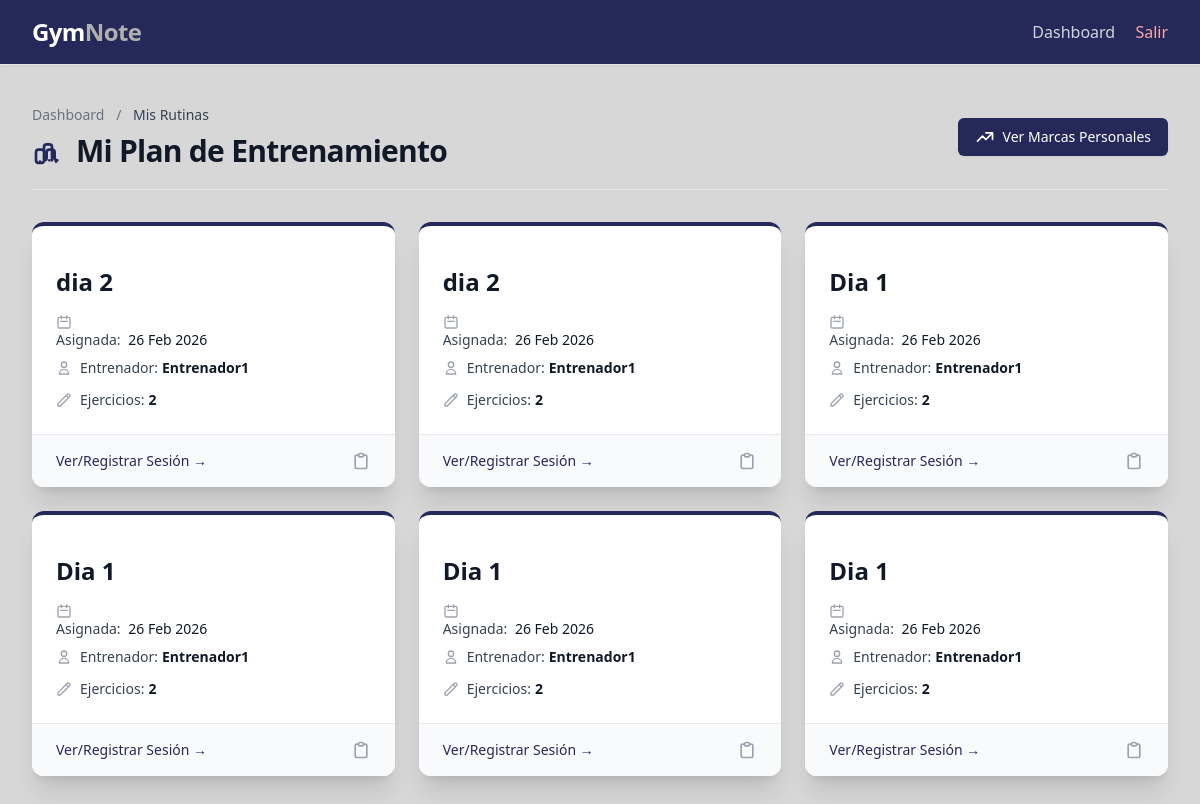
Page /mis-rutinas/ (signed in) on the earlier database version.
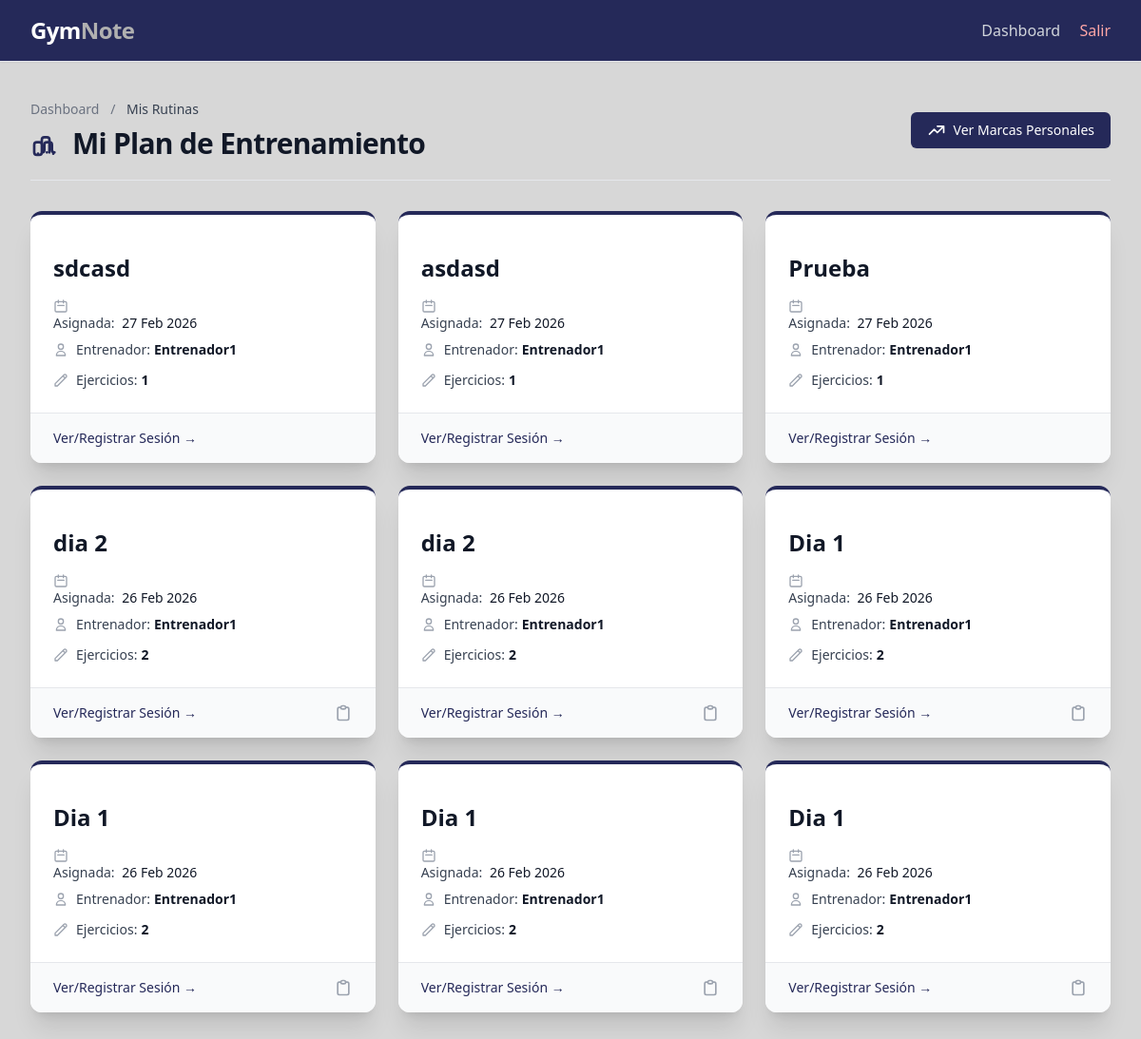
Same page on the later database version.
### core/models.py (models this page shows, shortened)
class Entrenamiento(models.Model):
    entrenador = models.ForeignKey(
        PerfilUsuario,
        on_delete=models.CASCADE,
        limit_choices_to={'tipo': 'entrenador'},  # Restringe la selección a usuarios con rol de entrenador.
        related_name='entrenamientos_creados'
    )
    atleta = models.ForeignKey(
        PerfilUsuario,
        on_delete=models.CASCADE,
        limit_choices_to={'tipo': 'atleta'},  # Restringe la selección a usuarios con rol de atleta.
        related_name='entrenamientos'
    )
    mesociclo = models.ForeignKey(
        Mesociclo,
        on_delete=models.SET_NULL,
        null=True,
        blank=True,
        related_name='entrenamientos',
        help_text="Bloque al que pertenece este entreno"
    )
    nombre = models.CharField(max_length=150, help_text="Nombre de la sesión (ej: Torso A)")
    notas = models.TextField(blank=True, help_text="Notas o comentarios del entrenamiento")
    semana = models.PositiveIntegerField(
        default=1,
        help_text="Número de semana dentro del mesociclo"
    )
    dia_orden = models.PositiveIntegerField(
        default=1,
        help_text="Orden de la sesión en la semana (1, 2, 3...)"
    )
    created_at = models.DateTimeField(auto_now_add=True)
    updated_at = models.DateTimeField(auto_now=True)
    class Meta:
        verbose_name = "Entrenamiento"
        verbose_name_plural = "Entrenamientos"
        ordering = ["-created_at"]
    nombre = models.CharField(max_length=150, help_text="Nombre del entrenamiento")
    notas = models.TextField(blank=True, help_text="Notas o comentarios del entrenamiento")
    ejercicios = models.ManyToManyField(
        Ejercicio,
        through='DetalleEntrenamiento',
        related_name='entrenamientos'
    )
    created_at = models.DateTimeField(auto_now_add=True)
    updated_at = models.DateTimeField(auto_now=True)
    class Meta:
        verbose_name = "Entrenamiento"
        verbose_name_plural = "Entrenamientos"
        ordering = ["-created_at"]  # Orden descendente por fecha de creación.

class PerfilUsuario(models.Model):
    TIPO_USUARIO = [
        ('entrenador', 'Entrenador'),
        ('atleta', 'Atleta'),
    ]
    user = models.OneToOneField(
        User,
        on_delete=models.CASCADE,
        related_name='perfil'  # Permite acceder al perfil mediante user.perfil
    )
    tipo = models.CharField(max_length=20, choices=TIPO_USUARIO)
    nombre = models.CharField(max_length=100)
    email = models.EmailField(unique=True)
    peso = models.DecimalField(
        max_digits=5,
        decimal_places=2,
        null=True,
        blank=True,
        help_text="Peso en kilogramos (solo atletas)"
    )
    entrenador = models.ForeignKey(
        'self',
        on_delete=models.SET_NULL,
        null=True,
        blank=True,
        related_name='atletas',
        help_text="Entrenador asignado (solo para atletas)"
    )
    class Meta:
        verbose_name = "Perfil de Usuario"
        verbose_name_plural = "Perfiles de Usuarios"
        ordering = ["nombre"]

### core/views.py (the view)
# urls.py: path("mis-rutinas/", MisRutinasListView.as_view(), name="mis_rutinas"),
class MisRutinasListView(LoginRequiredMixin, ListView):
    model = Entrenamiento
    template_name = "core/atleta/mis_rutinas.html"
    context_object_name = "rutinas"
    def get_queryset(self):
        return Entrenamiento.objects.filter(atleta=self.request.user.perfil)

### templates/core/atleta/mis_rutinas.html (shortened to what this page needs)
{% extends "base.html" %}
{% block content %}
<div class="max-w-7xl mx-auto">
    <div class="flex flex-col sm:flex-row justify-between items-start sm:items-center mb-8 border-b border-gray-200 pb-5">
        <div>
            <nav class="text-sm mb-2 text-gray-500">
                <a href="{% url 'dashboard' %}" class="hover:text-primary">Dashboard</a>
                <span class="mx-2">/</span>
                <span class="text-gray-700 font-medium">Mis Rutinas</span>
            </nav>
            <h1 class="text-3xl font-extrabold text-gray-900 tracking-tight flex items-center">
                Mi Plan de Entrenamiento
            </h1>
        </div>
        <a href="{% url 'marcas_personales' %}"
           class="mt-4 sm:mt-0 inline-flex items-center px-4 py-2 border border-transparent text-sm font-medium rounded-md shadow-sm text-white bg-primary hover:bg-indigo-700 transition duration-150 focus:outline-none focus:ring-2 focus:ring-offset-2 focus:ring-primary">
            <svg class="w-5 h-5 mr-2" fill="none" stroke="currentColor" viewBox="0 0 24 24">
                <path stroke-linecap="round" stroke-linejoin="round" stroke-width="2" d="M13 7h8m0 0v8m0-8l-8 8-4-4-6 6"></path>
            </svg>
            Ver Marcas Personales
        </a>
    </div>
    {% if rutinas %}
        <div class="grid grid-cols-1 gap-6 md:grid-cols-2 lg:grid-cols-3">
            {% for rutina in rutinas %}
                <div class="bg-white overflow-hidden shadow-xl rounded-xl transition duration-300 transform hover:shadow-2xl hover:-translate-y-1 border-t-4 border-primary">
                    <div class="p-6">
                        <h2 class="mt-4 text-2xl font-bold text-gray-900 truncate">
                            {{ rutina.nombre }}
                        </h2>
                        <dl class="mt-4 space-y-2 text-sm text-gray-600">
                            <div classs="flex items-center">
                                <svg class="flex-shrink-0 mr-2 h-4 w-4 text-gray-400" fill="none" stroke="currentColor" viewBox="0 0 24 24"><path stroke-linecap="round" stroke-linejoin="round" stroke-width="2" d="M8 7V3m8 4V3m-9 8h10M5 21h14a2 2 0 002-2V7a2 2 0 00-2-2H5a2 2 0 00-2 2v12a2 2 0 002 2z"></path></svg>
                                <span class="font-medium mr-1 text-gray-700">Asignada:</span>
                                <span class="text-gray-900">{{ rutina.created_at|date:"d M Y" }}</span>
                            </div>
                            <div class="flex items-center">
                                <svg class="flex-shrink-0 mr-2 h-4 w-4 text-gray-400" fill="none" stroke="currentColor" viewBox="0 0 24 24"><path stroke-linecap="round" stroke-linejoin="round" stroke-width="2" d="M16 7a4 4 0 11-8 0 4 4 0 018 0zM12 14a7 7 0 00-7 7h14a7 7 0 00-7-7z"></path></svg>
                                <span class="font-medium mr-1 text-gray-700">Entrenador:</span>
                                <span class="text-gray-900 font-semibold">{{ rutina.entrenador.nombre }}</span>
                            </div>
                            <div class="flex items-start pt-1">
                                <svg class="flex-shrink-0 mt-0.5 mr-2 h-4 w-4 text-gray-400" fill="none" stroke="currentColor" viewBox="0 0 24 24"><path stroke-linecap="round" stroke-linejoin="round" stroke-width="2" d="M15.232 5.232l3.536 3.536m-2.036-5.036a2.5 2.5 0 113.536 3.536L6.5 21.036H3v-3.572L16.732 3.732z"></path></svg>
                                <span class="font-medium mr-1 text-gray-700">Ejercicios:</span>
                                <span class="text-gray-900 font-semibold">{{ rutina.detalles.count }}</span>
                            </div>
                        </dl>
                    </div>
                    <div class="border-t border-gray-200 px-6 py-4 bg-gray-50 flex justify-between items-center">
                        <a href="{% url 'detalle_rutina' pk=rutina.pk %}"
                           class="text-sm font-medium text-primary hover:text-indigo-700 transition">
                            Ver/Registrar Sesión &rarr;
                        </a>
                        {% if rutina.notas %}
                            <span title="Esta rutina tiene notas del entrenador" class="text-gray-400 hover:text-primary transition">
                                <svg class="w-5 h-5" fill="none" stroke="currentColor" viewBox="0 0 24 24"><path stroke-linecap="round" stroke-linejoin="round" stroke-width="2" d="M9 5H7a2 2 0 00-2 2v12a2 2 0 002 2h10a2 2 0 002-2V7a2 2 0 00-2-2h-2M9 5a2 2 0 002 2h2a2 2 0 002-2M9 5a2 2 0 012-2h2a2 2 0 012 2"></path></svg>
                            </span>
                        {% endif %}
                    </div>
                </div>
            {% endfor %}
        </div>
    {% endif %}
</div>
{% endblock content %}

### templates/base.html (shortened to what this page needs)
<!DOCTYPE html>
<html lang="es" class="h-full bg-[#D7D7D7]">
<head>
    <script src="https://cdn.tailwindcss.com"></script>
</head>
<body class="h-full antialiased font-sans">
    {% block main_wrapper %}
        <header class="bg-[#252959] shadow-sm border-b border-gray-200">
            <div class="max-w-7xl mx-auto py-4 px-4 sm:px-6 lg:px-8 flex justify-between items-center">
                <h1 class="text-2xl font-bold text-white tracking-tight">
     <a href="{% url 'dashboard' %}">Gym<span class="text-[#B0B0B0]">Note</span></a>
 </h1>
                <nav class="space-x-4">
                    {% if user.is_authenticated %}
                        <a href="{% url 'dashboard' %}" class="text-gray-300 hover:text-white transition">Dashboard</a>
                        <a href="{% url 'logout' %}" class="text-red-300 hover:text-red-400 transition">Salir</a>
                    {% else %}
                        <a href="{% url 'login' %}" class="text-gray-300 hover:text-white transition">Acceder</a>
                        <a href="{% url 'registro' %}" class="bg-primary text-white py-1.5 px-4 rounded-md hover:bg-indigo-700 transition">Regístrate</a>
                    {% endif %}
                </nav>
            </div>
        </header>
        <main class="py-10">
            <div class="max-w-7xl mx-auto sm:px-6 lg:px-8">
                {% block content %}
                {% endblock %}
            </div>
        </main>
    {% endblock main_wrapper %}
</body>
</html>

Differences in the rows shown:
added Entrenamiento: nombre "sdcasd", created_at "27 Feb 2026", entrenador.nombre "Entrenador1", detalles.count "1"
added Entrenamiento: nombre "asdasd", created_at "27 Feb 2026", entrenador.nombre "Entrenador1", detalles.count "1"
added Entrenamiento: nombre "Prueba", created_at "27 Feb 2026", entrenador.nombre "Entrenador1", detalles.count "1"
